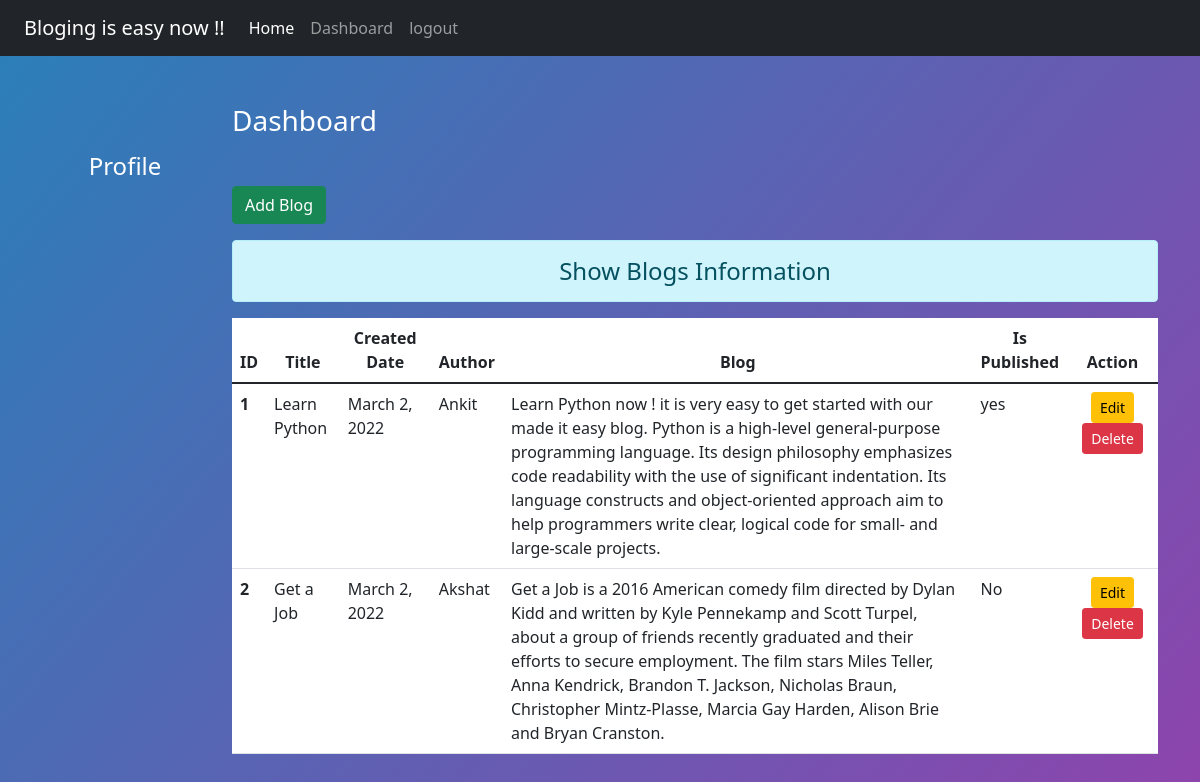
The page /dashboard/ (signed in) on the database its author committed.
### blog/models.py (models this page shows)
class Post(models.Model):
    title = models.CharField(max_length=20)
    createdDate = models.DateField()
    author = models.CharField(max_length=20)
    description = models.TextField()
    isPublished = models.CharField(max_length=10)

### blog/views.py (the view)
# urls.py: path('dashboard/', views.dashboard, name='dashboard'),
def dashboard(request):
    if request.user.is_authenticated:
        posts = Post.objects.all()
        user = request.user
        full_name = user.get_full_name()
        gps = user.groups.all()
        return render(request, 'dashboard.html', {'posts':posts, 'full_name':full_name, 'groups':gps})
    else:
        return HttpResponseRedirect('/login/')

### blog/templates/dashboard.html (shortened to what this page needs)
{% extends 'base.html' %}
{% load static %}
{% block side %}
<div class="col-sm-2 text-white my-5 text-center">
    <h4 class="my-5">Profile</h4>
</div>
{% endblock side %}
{% block content %}
<div class="col-sm-10">
    <h3 class="text-white my-5">Dashboard</h3>
    <a href="{% url 'add_blog' %}" class="btn btn-success">Add Blog</a>
    <h4 class="text-center alert alert-info mt-3">Show Blogs Information</h4>
        {% if posts %}
            <table class="table table-hover bg-white">
                <thead>
                    <tr class="text-center">
                        <th scope="col" style="width:2%">ID</th>
                        <th scope="col" style="width:8%">Title</th>
                        <th scope="col" style="width:10%">Created Date</th>
                        <th scope="col" style="width:5%">Author</th>
                        <th scope="col" style="width:55%">Blog</th>
                        <th scope="col" style="width:10%">Is Published</th>
                        <th scope="col" style="width:10%">Action</th>
                    </tr>
                </thead>
                <tbody>
                    {% for post in posts %}
                        <tr>
                            <th scope="row">{{post.id}}</th>
                            <td>{{post.title}}</td>
                            <td>{{post.createdDate}}</td>
                            <td>{{post.author}}</td>
                            <td>{{post.description}}</td>
                            <td>{{post.isPublished}}</td>
                            <td class="text-center">
                                <a href="{% url 'updateblog' post.id %}" class="btn btn-warning btn-sm">Edit</a>
                                {% if perms.blog.delete_post %}
                                <form action="{% url 'delete_blog' post.id %}" method="post" class="d-inline"> {% csrf_token %}
                                    <input type="submit" class="btn btn-danger btn-sm" value="Delete">
                                </form>
                                {% endif %}
                            </td>
                        </tr>
                    {% endfor %}
                </tbody>
            </table>
        {% else %}
            <h4 class="text-center alert alert-warning">No Records Found</h4>
        {% endif %}
</div>
{% endblock content %}

### blog/templates/base.html (shortened to what this page needs)
{% load static %}
<!DOCTYPE html>
<html lan="en">
    <head>
        <link rel="stylesheet" href="{% static 'css/bootstrap.css' %}">
        <link rel="stylesheet" href="{% static 'css/style.css' %}">
    </head>
    <body>
        <div class="container-fluid bg-dark">
            {% include 'navbar.html' %}
        </div>
        <div class="container">
            <div class="row">
                {% block side %}
                {% endblock side %}
                {% block content %}
                {% endblock content %}
            </div>
        </div>
    </body>
</html>

### blog/templates/navbar.html (shortened to what this page needs)
<nav class="navbar navbar-expand-lg navbar-dark bg-dark">
    <div class="container-fluid">
      <a class="navbar-brand" href="#">Bloging is easy now !! </a>
      <div class="collapse navbar-collapse" id="navbarNav">
        <ul class="navbar-nav">
          <li class="nav-item">
            <a class="nav-link active" aria-current="page" href="/">Home</a>
          </li>
          {% if request.user.is_authenticated %}
            <li class="nav-item">
              <a class="nav-link" href="{% url 'dashboard' %}">Dashboard</a>
            </li>
            <li class="nav-item">
              <a class="nav-link" href="{% url 'logout' %}">logout</a>
            </li>
          {% endif %}
        </ul>
      </div>
    </div>
  </nav>

### blog/static/css/style.css (style rules this page uses)
html { height:100%; }
body { background : linear-gradient(130deg,#2980b9, #8e44ad); color: antiquewhite; height : 100%; }

### rows shown on the page
Post: id "1", title "Learn Python", createdDate "March 2, 2022", author "Ankit", description "Learn Python now ! it is very easy to get started with our made it easy blog. Python is a high-level general-purpose programming language. Its design philosophy emphasizes code readability with the use of significant indentation. Its language constructs and object-oriented approach aim to help programmers write clear, logical code for small- and large-scale projects.", isPublished "yes"
Post: id "2", title "Get a Job", createdDate "March 2, 2022", author "Akshat", description "Get a Job is a 2016 American comedy film directed by Dylan Kidd and written by Kyle Pennekamp and Scott Turpel, about a group of friends recently graduated and their efforts to secure employment. The film stars Miles Teller, Anna Kendrick, Brandon T. Jackson, Nicholas Braun, Christopher Mintz-Plasse, Marcia Gay Harden, Alison Brie and Bryan Cranston.", isPublished "No"
